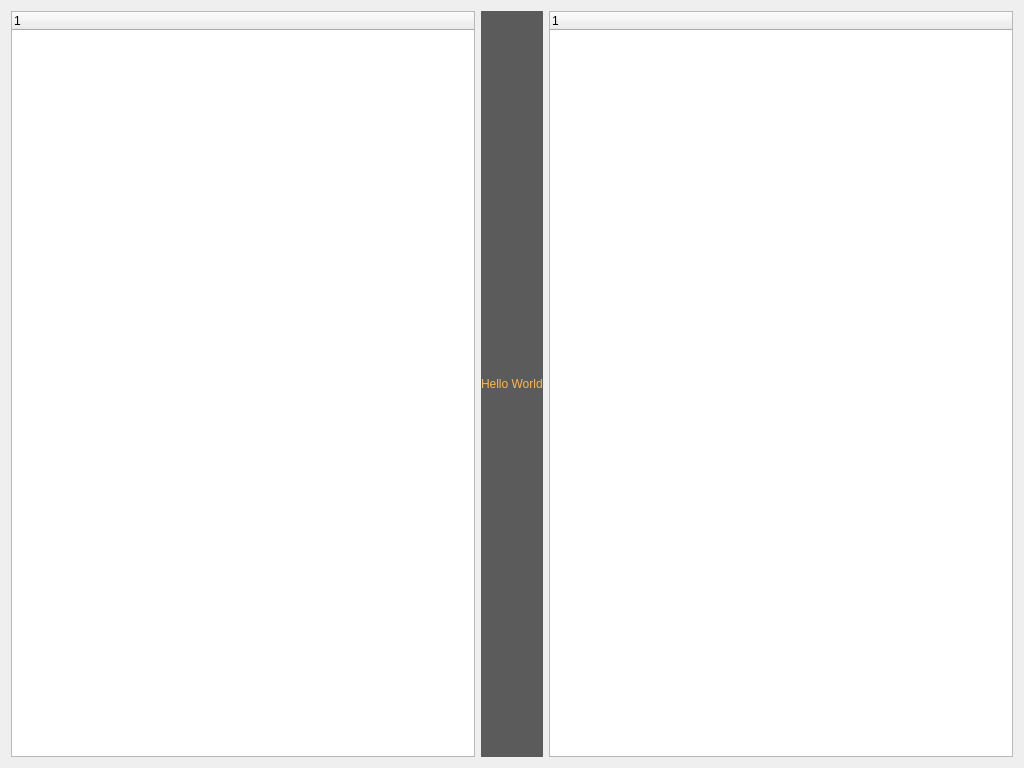
<?xml version="1.0" encoding="UTF-8"?>
<ui version="4.0">
 <class>Widget</class>
 <widget class="QWidget" name="Widget">
  <property name="geometry">
   <rect>
    <x>0</x>
    <y>0</y>
    <width>1024</width>
    <height>768</height>
   </rect>
  </property>
  <property name="windowTitle">
   <string>Widget</string>
  </property>
  <layout class="QGridLayout" name="gridLayout">
   <item row="0" column="0">
    <widget class="QTreeWidget" name="treeWidget">
     <column>
      <property name="text">
       <string notr="true">1</string>
      </property>
     </column>
    </widget>
   </item>
   <item row="0" column="1">
    <widget class="QLabel" name="label">
     <property name="styleSheet">
      <string notr="true">color: rgb(255, 183, 67);
font: 36pt &quot;微软雅黑&quot;;
background-color: rgb(91, 91, 91);</string>
     </property>
     <property name="text">
      <string>Hello World</string>
     </property>
    </widget>
   </item>
   <item row="0" column="2">
    <widget class="QTreeWidget" name="treeWidget_2">
     <column>
      <property name="text">
       <string notr="true">1</string>
      </property>
     </column>
    </widget>
   </item>
  </layout>
 </widget>
 <layoutdefault spacing="6" margin="11"/>
 <resources/>
 <connections/>
</ui>
